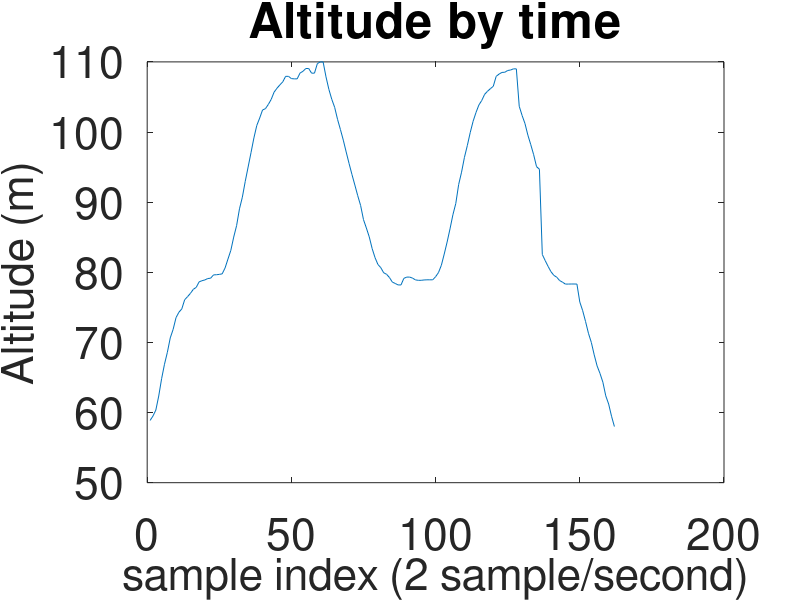
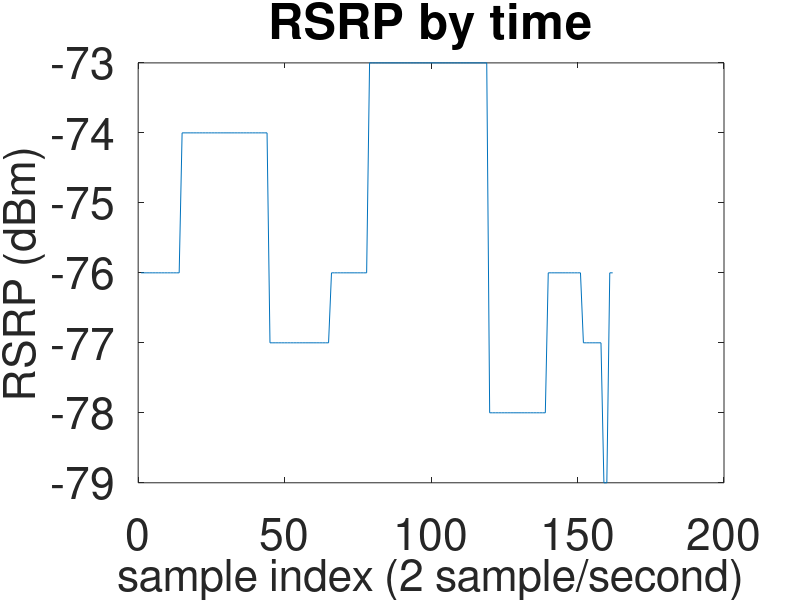

These figures' MATLAB source, in order: (Note: this script raises an error after producing the figures.)
altitude = [58.87250518798828 59.501365661621094 60.354820251464844 62.357666015625 64.82554626464844 66.89180755615234 68.5960693359375 70.64647674560547 71.86456298828125 73.53712463378906 74.3060302734375 74.77899169921875 76.08956146240234 76.5255355834961 77.00114440917969 77.57451629638672 77.84931945800781 78.63407135009766 78.79788970947266 78.91150665283203 79.15724182128906 79.10968017578125 79.63021087646484 79.6513442993164 79.70155334472656 79.7755355834961 80.6131362915039 81.8787841796875 83.123291015625 85.02044677734375 86.65337371826172 89.04991149902344 90.71190643310547 92.96576690673828 95.01616668701172 97.06393432617188 99.1566162109375 100.93486022949219 101.98384857177734 103.14380645751953 103.32876586914062 103.93119812011719 104.65518188476562 105.68302917480469 106.24054718017578 106.71880340576172 107.14949035644531 107.93952941894531 108.00294494628906 107.61717224121094 107.46392059326172 107.58018493652344 108.40985870361328 108.65294647216797 109.12855529785156 109.05721282958984 108.21168518066406 108.39400482177734 109.75212860107422 109.99522399902344 109.99522399902344 107.8681869506836 106.0793685913086 104.66575622558594 103.5242919921875 101.80945587158203 100.35620880126953 98.84217834472656 97.151123046875 95.5102767944336 93.94340515136719 92.4478759765625 90.9259262084961 89.52816772460938 87.50682830810547 86.30987548828125 85.04686737060547 83.38488006591797 82.09281158447266 81.1125259399414 80.66069793701172 79.93142700195312 79.7174072265625 79.2550048828125 78.60236358642578 78.40947723388672 78.08975982666016 78.1954574584961 79.13874816894531 79.34484100341797 79.31578063964844 79.173095703125 78.91679382324219 78.85602569580078 78.83488464355469 78.9062271118164 79.02777099609375 78.92736053466797 78.92208099365234 79.37126922607422 79.96049499511719 81.00154876708984 82.6106948852539 84.32024383544922 86.19625854492188 88.20174407958984 89.8108901977539 92.51921844482422 94.27633666992188 96.38751220703125 98.0679931640625 99.90966033935547 101.52409362792969 102.77388763427734 103.84928894042969 104.49665069580078 105.37388610839844 105.8125 106.18241882324219 106.51799011230469 107.9368896484375 108.25924682617188 108.52347564697266 108.49969482421875 108.77449035644531 108.84318542480469 109.01493835449219 109.00701141357422 103.66961669921875 102.35376739501953 101.19644927978516 99.54766845703125 98.20011138916016 96.7653579711914 95.06372833251953 94.69645690917969 82.53935241699219 81.6700439453125 80.84565734863281 80.0899658203125 79.56414794921875 79.2999267578125 78.8243179321289 78.591796875 78.31964111328125 78.17960357666016 78.33020782470703 78.37248992919922 78.32228088378906 75.76191711425781 74.52533721923828 72.97431945800781 71.3017578125 69.99647521972656 68.22087097167969 66.64871978759766 65.58123779296875 64.3314437866211 62.3867301940918 61.21884536743164 59.47758483886719 58.00584030151367 ];
latitude = [37.4499762763741 37.4499762763741 37.44996881737555 37.44996881737555 37.449964288833655 37.449964288833655 37.44995932834631 37.44995932834631 37.449956012429645 37.449956012429645 37.44994999309878 37.44994999309878 37.449948059555965 37.449948059555965 37.44994627417736 37.44994627417736 37.44993469121613 37.44993469121613 37.44992972604143 37.44992972604143 37.449927085252526 37.449927085252526 37.44992832791745 37.44992832791745 37.449929625406526 37.449929625406526 37.449928235072925 37.449928235072925 37.44992661913488 37.44992661913488 37.4499321676176 37.4499321676176 37.44994137469606 37.44994137469606 37.44995688443256 37.44995688443256 37.44999310578366 37.44999310578366 37.45002539192658 37.45002539192658 37.45006718735343 37.45006718735343 37.45010584323347 37.45010584323347 37.450139685816964 37.450139685816964 37.45018288433543 37.45018288433543 37.450216236535624 37.450216236535624 37.45023793946482 37.45023793946482 37.45025463139283 37.45025463139283 37.45026593688744 37.45026593688744 37.450283916667196 37.450283916667196 37.45030141568934 37.45030141568934 37.4502982285052 37.4502982285052 37.45030247049642 37.4507721 37.4503099711643 37.4503099711643 37.45031555081039 37.45031555081039 37.450320447293514 37.450320447293514 37.45032498395647 37.45032498395647 37.450328423284546 37.450328423284546 37.450331993813755 37.450331993813755 37.45033107898127 37.45033107898127 37.45033161246021 37.45033161246021 37.450285672833154 37.450285672833154 37.450285513403564 37.450285513403564 37.450274692932496 37.450274692932496 37.450271701277764 37.450271701277764 37.450274221500656 37.450274221500656 37.45027712898311 37.45027712898311 37.45027907426289 37.45027907426289 37.45027907426289 37.45027907426289 37.45027907426289 37.45027907426289 37.45027907426289 37.45027907426289 37.45027907426289 37.45027907426289 37.45027907426289 37.45027907426289 37.45027907426289 37.4500067 37.4500067 37.4500067 37.4500067 37.4500067 37.4500067 37.4500067 37.4500067 37.4500067 37.4500067 37.4500067 37.4500067 37.4500067 37.4500067 37.4500067 37.4500067 37.4500067 37.4500067 37.4500067 37.4500067 37.4500067 37.4500067 37.4500067 37.4500067 37.4500067 37.4500067 37.4500067 37.4500067 37.4500067 37.4500067 37.4500067 37.4500067 37.4500067 37.4500067 37.4500067 37.4500067 37.4500067 37.4500067 37.4500067 37.4500067 37.4500067 37.4500067 37.4500067 37.4500067 37.4500067 37.4500067 37.4500067 37.4500067 37.4500067 37.4500067 37.4500067 37.4500067 37.4500067 37.4500067 37.4500067 37.4500067 37.4500067 ];
longitude = [126.95112154823099 126.95112154823099 126.95112040910104 126.95112040910104 126.95111890156846 126.95111890156846 126.9511148261583 126.9511148261583 126.95110350005864 126.95110350005864 126.95109477499277 126.95109477499277 126.95109403654104 126.95109403654104 126.95109398519921 126.95109398519921 126.95108874073756 126.95108874073756 126.95108862349916 126.95108862349916 126.95108829668276 126.95108829668276 126.95108930802641 126.95108930802641 126.95108405458042 126.95108405458042 126.9510850771181 126.9510850771181 126.95108555281429 126.95108555281429 126.95108214440185 126.95108214440185 126.95106662996858 126.95106662996858 126.9510511734997 126.9510511734997 126.95103458266733 126.95103458266733 126.95102794266128 126.95102794266128 126.95102300994601 126.95102300994601 126.95101927499093 126.95101927499093 126.95101629785772 126.95101629785772 126.95101267371318 126.95101267371318 126.9510153508855 126.9510153508855 126.95101720774437 126.95101720774437 126.95102021043657 126.95102021043657 126.95101752088253 126.95101752088253 126.9510153956422 126.9510153956422 126.95101895055845 126.95101895055845 126.95102031957244 126.95102031957244 126.95102657104712 126.9517155 126.95104268646075 126.95104268646075 126.9510646962891 126.9510646962891 126.9510929489639 126.9510929489639 126.95112224186802 126.95112224186802 126.95114804243352 126.95114804243352 126.95117707273135 126.95117707273135 126.95121903168213 126.95121903168213 126.95126210850871 126.95126210850871 126.95124930909816 126.95124930909816 126.95129619649775 126.95129619649775 126.9513363094993 126.9513363094993 126.95138567806998 126.95138567806998 126.95143558593469 126.95143558593469 126.95145984310427 126.95145984310427 126.95147419698917 126.95147419698917 126.95147419698917 126.95147419698917 126.95147419698917 126.95147419698917 126.95147419698917 126.95147419698917 126.95147419698917 126.95147419698917 126.95147419698917 126.95147419698917 126.95147419698917 126.9520039 126.9520039 126.9520039 126.9520039 126.9520039 126.9520039 126.9520039 126.9520039 126.9520039 126.9520039 126.9520039 126.9520039 126.9520039 126.9520039 126.9520039 126.9520039 126.9520039 126.9520039 126.9520039 126.9520039 126.9520039 126.9520039 126.9520039 126.9520039 126.9520039 126.9520039 126.9520039 126.9520039 126.9520039 126.9520039 126.9520039 126.9520039 126.9520039 126.9520039 126.9520039 126.9520039 126.9520039 126.9520039 126.9520039 126.9520039 126.9520039 126.9520039 126.9520039 126.9520039 126.9520039 126.9520039 126.9520039 126.9520039 126.9520039 126.9520039 126.9520039 126.9520039 126.9520039 126.9520039 126.9520039 126.9520039 126.9520039 ];
rsrp = [-76 -76 -76 -76 -76 -76 -76 -76 -76 -76 -76 -76 -76 -76 -74 -74 -74 -74 -74 -74 -74 -74 -74 -74 -74 -74 -74 -74 -74 -74 -74 -74 -74 -74 -74 -74 -74 -74 -74 -74 -74 -74 -74 -74 -77 -77 -77 -77 -77 -77 -77 -77 -77 -77 -77 -77 -77 -77 -77 -77 -77 -77 -77 -77 -77 -76 -76 -76 -76 -76 -76 -76 -76 -76 -76 -76 -76 -76 -73 -73 -73 -73 -73 -73 -73 -73 -73 -73 -73 -73 -73 -73 -73 -73 -73 -73 -73 -73 -73 -73 -73 -73 -73 -73 -73 -73 -73 -73 -73 -73 -73 -73 -73 -73 -73 -73 -73 -73 -73 -78 -78 -78 -78 -78 -78 -78 -78 -78 -78 -78 -78 -78 -78 -78 -78 -78 -78 -78 -78 -76 -76 -76 -76 -76 -76 -76 -76 -76 -76 -76 -75 -77 -77 -77 -77 -77 -77 -77 -79 -79 -76 -76 ];
cellID = [6288687 6288687 6288687 6288687 6288687 6288687 6288687 6288687 6288687 6288687 6288687 6288687 6288687 6288687 6288687 6288687 6288687 6288687 6288687 6288687 6288687 6288687 6288687 6288687 6288687 6288687 6288687 6288687 6288687 6288687 6288687 6288687 6288687 6288687 6288687 6288687 6288687 6288687 6288687 6288687 6288687 6288687 6288687 6288687 6288687 6288687 6288687 6288687 6288687 6288687 6288687 6288687 6288687 6288687 6288687 6288687 6288687 6288687 6288687 6288687 6288687 6288687 6288687 6288687 6288687 6288687 6288687 6288687 6288687 6288687 6288687 6288687 6288687 6288687 6288687 6288687 6288687 6288687 6288687 6288687 6288687 6288687 6288687 6288687 6288687 6288687 6288687 6288687 6288687 6288687 6288687 6288687 6288687 6288687 6288687 6288687 6288687 6288687 6288687 6288687 6288687 6288687 6288687 6288687 6288687 6288687 6288687 6288687 6288687 6288687 6288687 6288687 6288687 6288687 6288687 6288687 6288687 6288687 6288687 6288687 6288687 6288687 6288687 6288687 6288687 6288687 6288687 6288687 6288687 6288687 6288687 6288687 6288687 6288687 6288687 6288687 6288687 6288687 6288687 6288687 6288687 6288687 6288687 6288687 6288687 6288687 6288687 6288687 6288687 6288687 6288687 6288687 6288687 6288687 6288687 6288687 6288687 6288687 6288687 6288687 6288687 6288687 ];
rssi = [-51 -51 -51 -51 -51 -51 -51 -51 -51 -51 -51 -51 -51 -51 -51 -51 -51 -51 -51 -51 -51 -51 -51 -51 -51 -51 -51 -51 -51 -51 -51 -51 -51 -51 -51 -51 -51 -51 -51 -51 -51 -51 -51 -51 -51 -51 -51 -51 -51 -51 -51 -51 -51 -51 -51 -51 -51 -51 -51 -51 -51 -51 -51 -51 -51 -51 -51 -51 -51 -51 -51 -51 -51 -51 -51 -51 -51 -51 -51 -51 -51 -51 -51 -51 -51 -51 -51 -51 -51 -51 -51 -51 -51 -51 -51 -51 -51 -51 -51 -51 -51 -51 -51 -51 -51 -51 -51 -51 -51 -51 -51 -51 -51 -51 -51 -51 -51 -51 -51 -51 -51 -51 -51 -51 -51 -51 -51 -51 -51 -51 -51 -51 -51 -51 -51 -51 -51 -51 -51 -51 -51 -51 -51 -51 -51 -51 -51 -51 -51 -51 -51 -51 -51 -51 -51 -51 -51 -51 -51 -51 -51 -51 ];
cqi = [15 15 15 15 15 15 15 15 15 15 15 15 15 15 15 15 15 15 15 11 11 11 11 11 11 11 11 11 11 11 11 11 11 11 11 11 11 11 11 11 11 11 11 11 8 8 8 8 8 8 8 8 8 8 8 8 8 8 8 8 8 8 8 9 9 9 9 9 9 9 9 9 9 9 9 9 9 9 14 14 14 14 14 14 14 14 14 14 14 14 14 14 14 14 14 14 14 14 14 14 14 14 14 14 14 14 14 14 14 14 14 14 14 14 14 14 14 14 14 7 7 7 7 7 7 7 7 7 7 7 7 7 7 7 7 7 7 7 7 11 11 11 11 11 11 11 11 11 11 11 12 12 12 12 12 12 12 12 8 8 11 11 ];



alt_mean = mean(altitude);
lat_mean = mean(latitude);
long_mean = mean(longitude);
rsrp_mean = mean(rsrp);

alt_std = std(altitude);
lat_std = std(latitude);
long_std = std(longitude);
rsrp_std = std(rsrp);

alt_cut = zeros(1,length(altitude));
lat_cut = zeros(1,length(latitude));
long_cut = zeros(1,length(longitude));
rsrp_cut = zeros(1,length(rsrp));

alt_cut = medfilt1(altitude);
rsrp = medfilt1(rsrp);
% rsrp2 = medfilt1(rsrp2);

lat_cut(1) = latitude(1);
for i = 2:length(latitude)
    if abs(latitude(i)-lat_cut(i-1))<0.5*lat_std
        lat_cut(i) = latitude(i);
    else
        lat_cut(i) = lat_cut(i-1);
    end
end

long_cut(1) = longitude(1);
for i = 2:length(longitude)
    if abs(longitude(i)-long_cut(i-1))<0.5*lat_std
        long_cut(i) = longitude(i);
    else
        long_cut(i) = long_cut(i-1);
    end
end

figure('DefaultAxesFontSize',32);
plot(alt_cut);
title("Altitude by time");
xlabel("sample index (2 sample/second)", 'FontSize', 32);
ylabel("Altitude (m)", 'FontSize', 32);

figure('DefaultAxesFontSize',32);
plot(rsrp);
title("RSRP by time");
xlabel("sample index (2 sample/second)", 'FontSize', 32);
ylabel("RSRP (dBm)", 'FontSize', 32);

figure('DefaultAxesFontSize',32);
lat_filt = smooth(lat_cut,50);
long_filt = smooth(long_cut,50);
plot(lat_filt,long_filt);
xlabel("latitude");
ylabel("longitude");
hold on
plot(lat_filt(1),long_filt(1),'o','MarkerSize',16,'MarkerEdgeColor','red','MarkerFaceColor','red');
plot(lat_filt(length(lat_filt)),long_filt(length(long_filt)),'o','MarkerSize',16,'MarkerEdgeColor','blue','MarkerFaceColor','blue');
title("Drone movement by time (RED to Blue)");


figure('DefaultAxesFontSize',32);
plot3(lat_filt, long_filt, rsrp);
xlabel("latitude");
ylabel("longitude");
zlabel("RSRP (dBm)");
title("RSRP for each GPS coordinate");



figure('DefaultAxesFontSize',32);
plot(cellID);
xlabel("sample index (2 sample/second)", 'FontSize', 32);
ylabel("cellID");
title("Cellular ID change by time");


figure('DefaultAxesFontSize',32);
yyaxis left;
plot(cellID);
xlabel("sample index (2 sample/second)", 'FontSize', 32);
ylabel("cellID");
yyaxis right;
plot(rsrp);
ylabel("RSRP (dBm)");
title("Cellular ID and RSRP");

% 
% figure('DefaultAxesFontSize',32);
% plot(rsrp);
% hold on
% rsrp2 = [-83 -83 -83 -83 -83 -83 -83 -83 -81 -81 -81 -80 -80 -76 -76 -76 -75 -75 -75 -75 -75 -75 -75 -75 -75 -75 -75 -75 -75 -75 -75 -75 -75 -75 -75 -75 -75 -75 -73 -73 -73 -73 -73 -73 -73 -73 -73 -73 -73 -73 -70 -70 -70 -70 -70 -70 -68 -68 -68 -68 -68 -68 -70 -70 -70 -70 -70 -70 -70 -70 -76 -76 -76 -76 -76 -76 -76 -74 -74 -74 -74 -74 -74 -74 -74 -74 -74 -74 -74 -74 -74 -74 -74 -74 -74 -74 -74 -74 -74 -74 -74 -74 -74 -74 -74 -74 -74 -74 -74 -74 -74 -80 -80 -80 -80 -80 -80 -80 -80 -80 -80 -80 -80 -80 -80 -80 -80 -80 -80 -80 -80 -80 -78 -78 -78 -78 -78 -78 -78 -78 -78 -78 -78 -78 -78 -78 -78 -78 -78 -78 -78 -78 -78 -78 -78 -78 -78 -78 -78 -78 -76 -76 -76 -76 -76 -76 -76 -76 -76 -76 -76 -76 -76 -76 -76 -76 -76 -76 -76 -76 -76 -76 -76 -76 -76 -76 -76 -76 -76 -76 -76 -76 -76 -76 -76 -76 -76 -76 -76 -76 -76 -76 -76 -76 -76 -76 -76 -76 -76 -76 -76 -76 -76 -76 -76 -76 -76 -76 -76 -76 -75 -75 -75 -75 -79 -79 -79 -79 -79 -79 -79 -79 -79 -79 -79 -79 -79 -79 -79 -79 -79 -79 -79 -79 -79 -79 -79 -79 -79 -79 -79 -79 -79 -79 -79 -79 -79 -79 -79 -79 -79 -79 -79 -79 -79 -79 -79 -79 -79 -79 -79 -79 -79 -79 -79 -79 -79 -79 -79 -79 -79 -72 -72 -73 -73 -73 -73 -73 -73 -73 -73 -73 -73 -73 -73 -73 -73 -71 -71 -71 -71 -71 -71 -71 -71 -71 -71 -71 -71 -71 -71 -71 -71 -71 -71 -71 -71 -71 -71 -71 -71 -71 -71 -71 -71 -71 -71 -71 -71 -71 -71 -71 -71 -71 -71 -71 -71 -71 -71 -71 -71 -71 -71 -69 -69 -69 -69 -69 -69 -69 -69 -68 -68 -68 -68 -68 -68 -68 -68 -68 -68 -68 -68 -68 -68 -68 -68 -68 -68 -73 -73 -73 -76 -76 -80 -80 -80 -80 -80 -80 -80 -80 -74 -74 -74 -74 -74 -74 -74 -74 -74 -74 -74 -74 -74 -74 -74 -74 -74 -74 -74 -75 -75 -75 -75 -75 -75 -75 -75 -75 -75 -75 -75 -75 -75 -75 -75 -75 -75 -75 -75 -75 -75 -75 -75 -75 -75 -75 -75 -75 -75 -75 -75 -75 -75 -75 -75 -75 -75 -75 -75 -75 -75 -75 -75 -75 -75 -75 -75 -75 -75 -75 -75 -75 -75 -75 -75 -75 -75 -75 -75 -80 -80 -80 -80 -80 -75 -75 -75 -75 -75 -75 -75 -75 -75 -75 -75 -75 -75 -75 -75 -75 -75 -75 -75 -75 -75 -75 -75 -75 -75 -75 -75 -75 -75 -75 -75 -75 -75 -75 -75 -75 -75 -75 -75 -75 -75 -75 -75 -75 -75 -75 -75 -75 -75 -75 -75 -75 -75 -75 -75 -75 -75 -75 -72 -72 -72 -72 -72 -72 -72 -72 -72 -72 -72 -72 -72 -72 -72 -72 -72 -72 -72 -72 -72 -72 -72 -72 -72 -72 -72 -69 -69 -69 -69 -69 -69 -69 -69 -69 -69 -69 -70 -70 -70 -70 -70 -70 -74 -74 -74 -75 -75 -75 -75 -75 -75 -75 -75 -75 -75 -73 -73 -73 -73 -74 -74 -74 -74 -74 -74 -74 -74 -74 -74 -74 -74 -74 -74 -74 -74 -74 -74 -75 -75 -75 -75 -75 -75 -75 -75 -75 -75 -75 -75 -75 -75 -75 -79 -79 -79 ];
% cellID = [6288687 6288687 6288687 6288687 6288687 6288687 6288687 6288687 6288687 6288687 6288687 6288687 6288687 6288687 6288687 6288687 6288687 6288687 6288687 6288687 6288687 6288687 6288687 6288687 6288687 6288687 6288687 6288687 6288687 6288687 6288687 6288687 6288687 6288687 6288687 6288687 6288687 6288687 6288687 6288687 6288687 6288687 6288687 6288687 6288687 6288687 6288687 6288687 6288687 6288687 6288687 6288687 6288687 6288687 6288687 6288687 6288687 6288687 6288687 6288687 6288687 6288687 6288687 6288687 6288687 6288687 6288687 6288687 6288687 6288687 6288687 6288687 6288687 6288687 6288687 6288687 6288687 6288687 6288687 6288687 6288687 6288687 6288687 6288687 6288687 6288687 6288687 6288687 6288687 6288687 6288687 6288687 6288687 6288687 6288687 6288687 6288687 6288687 6288687 6288687 6288687 6288687 6288687 6288687 6288687 6288687 6288687 6288687 6288687 6288687 6288687 6288687 6288687 6288687 6288687 6288687 6288687 6288687 6288687 0 0 0 0 0 0 0 0 0 0 0 0 0 0 0 0 0 0 0 0 0 0 0 0 0 0 0 0 0 0 0 0 0 0 0 0 0 0 0 0 0 0 0 0 0 0 0 0 0 0 0 0 0 0 0 0 0 0 0 0 0 0 0 0 0 0 0 0 0 0 0 0 0 0 0 0 0 0 0 0 0 0 0 0 0 0 0 0 0 0 0 0 0 0 0 0 0 0 0 0 0 0 0 0 0 0 0 0 0 0 0 0 0 0 0 0 0 0 0 0 0 0 0 0 0 0 0 0 0 0 0 0 0 0 0 0 0 0 0 0 0 0 0 0 0 0 6288687 6288687 6288687 6288687 6288687 6288687 6288687 6288687 6288687 6288687 6288687 6288687 6288687 6288687 6288687 6288687 6288687 6288687 6288687 6288687 6288687 6288687 6288687 6288687 6288687 6288687 6288687 6288687 6288687 6288687 6288687 6288687 6288687 6288687 6288687 6288687 6288687 6288687 6288687 6288687 6288687 6288687 6288687 6288687 6288687 6288687 6288687 6288687 6288687 6288687 6288687 6288687 6288687 6288687 6288687 6288687 6288687 6288687 6288687 6288687 6288687 6288687 6288687 6288687 6288687 6288687 6288687 6288687 6288687 6288687 6288687 6288687 6288687 6288687 6288687 6288687 6288687 6288687 6288687 6288687 0 0 0 0 0 0 0 0 0 0 0 0 0 0 0 0 0 0 0 0 0 0 0 0 0 0 0 0 0 0 0 0 0 0 0 0 0 0 0 0 0 0 0 0 0 0 0 0 0 0 0 0 0 0 0 0 0 0 0 0 0 0 0 0 0 0 0 0 0 0 0 0 0 0 0 0 0 0 0 0 0 0 0 0 0 0 0 0 0 0 0 0 0 0 0 0 0 0 0 0 0 0 0 0 0 0 0 0 0 0 0 0 0 0 0 0 0 0 0 0 0 0 0 0 0 0 0 0 0 0 0 0 0 0 0 0 0 0 0 0 0 0 0 0 0 0 0 0 0 0 0 0 0 0 0 0 0 0 0 0 0 0 0 0 0 0 0 0 0 0 0 0 0 0 0 0 0 0 0 0 0 0 0 0 0 0 0 0 0 0 0 0 0 0 0 0 0 0 0 0 0 0 0 0 0 0 0 0 0 0 0 0 0 0 0 0 0 0 0 0 0 0 0 0 0 0 0 0 0 0 0 0 0 0 0 0 0 0 0 0 0 0 0 0 6288687 6288687 6288687 6288687 6288687 6288687 6288687 6288687 6288687 6288687 6288687 6288687 6288687 6288687 6288687 6288687 6288687 6288687 6288687 6288687 6288687 6288687 6288687 6288687 6288687 6288687 6288687 6288687 6288687 6288687 6288687 6288687 ];
% plot(rsrp2);



% figure('DefaultAxesFontSize',32);
% yyaxis left;
% plot(cellID);
% xlabel("sample index (2 sample/second)", 'FontSize', 32);
% ylabel("cellID");
% yyaxis right;
% plot(alt_cut);
% ylabel("altitude (m)");



% figure('DefaultAxesFontSize',32);
% plot(altitude,rsrp);
% xlabel("Altitude (m)", 'FontSize', 32);
% ylabel("RSRP (dBm)", 'FontSize', 32);



%%
% s = length(latitude);
% la = latitude(2:s);
% la = [la latitude(s)];
% gap = latitude - la;
% thres = 2.5e-5;
% % thres = std(gap);
% result = latitude;
% i = 1
% while i <= s
%     if gap(i) > thres
%         start = i-1;
%         t = i+1;
%         while gap(t) > thres
%             t = t+1;
%         end
%         last = t;
%     end
%     step = (latitude(last)-latitude(start))/(last-start);
%     result(i) = 0;
%     i = t;
%     i = i+1;
% end